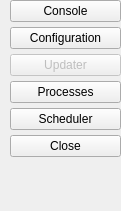
   <widget class="QWidget" name="RightSideWidget" native="true">
    <property name="geometry">
     <rect>
      <x>490</x>
      <y>80</y>
      <width>121</width>
      <height>211</height>
     </rect>
    </property>
    <property name="sizePolicy">
     <sizepolicy hsizetype="Fixed" vsizetype="Fixed">
      <horstretch>0</horstretch>
      <verstretch>0</verstretch>
     </sizepolicy>
    </property>
    <property name="minimumSize">
     <size>
      <width>101</width>
      <height>161</height>
     </size>
    </property>
    <widget class="QWidget" name="layoutWidget">
     <property name="geometry">
      <rect>
       <x>10</x>
       <y>0</y>
       <width>111</width>
       <height>171</height>
      </rect>
     </property>
     <layout class="QVBoxLayout" name="RightsideVBoxLayout" stretch="0,0,0,0,0,0">
      <property name="spacing">
       <number>5</number>
      </property>
      <property name="sizeConstraint">
       <enum>QLayout::SetMinAndMaxSize</enum>
      </property>
      <property name="leftMargin">
       <number>0</number>
      </property>
      <item>
       <widget class="QPushButton" name="pushButton_Console">
        <property name="enabled">
         <bool>true</bool>
        </property>
        <property name="sizePolicy">
         <sizepolicy hsizetype="Minimum" vsizetype="Fixed">
          <horstretch>0</horstretch>
          <verstretch>0</verstretch>
         </sizepolicy>
        </property>
        <property name="toolTip">
         <string>Open Console.</string>
        </property>
        <property name="text">
         <string>Console</string>
        </property>
        <property name="icon">
         <iconset resource="resources/resources.qrc">
          <normaloff>:/console</normaloff>:/console</iconset>
        </property>
        <property name="autoDefault">
         <bool>false</bool>
        </property>
       </widget>
      </item>
      <item>
       <widget class="QPushButton" name="pushButton_Configuration">
        <property name="enabled">
         <bool>true</bool>
        </property>
        <property name="toolTip">
         <string/>
        </property>
        <property name="layoutDirection">
         <enum>Qt::LeftToRight</enum>
        </property>
        <property name="autoFillBackground">
         <bool>false</bool>
        </property>
        <property name="styleSheet">
         <string notr="true"/>
        </property>
        <property name="text">
         <string>Configuration</string>
        </property>
        <property name="icon">
         <iconset resource="resources/resources.qrc">
          <normaloff>:/gear.png</normaloff>:/gear.png</iconset>
        </property>
        <property name="iconSize">
         <size>
          <width>16</width>
          <height>16</height>
         </size>
        </property>
        <property name="autoDefault">
         <bool>false</bool>
        </property>
        <property name="flat">
         <bool>false</bool>
        </property>
       </widget>
      </item>
      <item>
       <widget class="QPushButton" name="pushButton_Updater">
        <property name="enabled">
         <bool>false</bool>
        </property>
        <property name="toolTip">
         <string/>
        </property>
        <property name="text">
         <string>Updater</string>
        </property>
        <property name="icon">
         <iconset resource="resources/resources.qrc">
          <normaloff>:/update-circle.png</normaloff>:/update-circle.png</iconset>
        </property>
        <property name="iconSize">
         <size>
          <width>16</width>
          <height>16</height>
         </size>
        </property>
       </widget>
      </item>
      <item>
       <widget class="QPushButton" name="pushButton_Processes">
        <property name="enabled">
         <bool>true</bool>
        </property>
        <property name="toolTip">
         <string/>
        </property>
        <property name="layoutDirection">
         <enum>Qt::LeftToRight</enum>
        </property>
        <property name="autoFillBackground">
         <bool>false</bool>
        </property>
        <property name="styleSheet">
         <string notr="true"/>
        </property>
        <property name="text">
         <string>Processes</string>
        </property>
        <property name="icon">
         <iconset resource="resources/resources.qrc">
          <normaloff>:/system-monitor.png</normaloff>:/system-monitor.png</iconset>
        </property>
        <property name="iconSize">
         <size>
          <width>16</width>
          <height>16</height>
         </size>
        </property>
        <property name="autoDefault">
         <bool>false</bool>
        </property>
        <property name="flat">
         <bool>false</bool>
        </property>
       </widget>
      </item>
      <item>
       <widget class="QPushButton" name="pushButton_Scheduler">
        <property name="enabled">
         <bool>true</bool>
        </property>
        <property name="toolTip">
         <string/>
        </property>
        <property name="layoutDirection">
         <enum>Qt::LeftToRight</enum>
        </property>
        <property name="autoFillBackground">
         <bool>false</bool>
        </property>
        <property name="styleSheet">
         <string notr="true"/>
        </property>
        <property name="text">
         <string>Scheduler</string>
        </property>
        <property name="icon">
         <iconset resource="resources/resources.qrc">
          <normaloff>:/clock-history.png</normaloff>:/clock-history.png</iconset>
        </property>
        <property name="iconSize">
         <size>
          <width>16</width>
          <height>16</height>
         </size>
        </property>
        <property name="autoDefault">
         <bool>false</bool>
        </property>
        <property name="flat">
         <bool>false</bool>
        </property>
       </widget>
      </item>
      <item>
       <widget class="QPushButton" name="pushButton_Close">
        <property name="enabled">
         <bool>true</bool>
        </property>
        <property name="toolTip">
         <string>Close to tray.</string>
        </property>
        <property name="text">
         <string>Close</string>
        </property>
        <property name="icon">
         <iconset resource="resources/resources.qrc">
          <normaloff>:/quit.png</normaloff>:/quit.png</iconset>
        </property>
       </widget>
      </item>
     </layout>
     <zorder>pushButton_Scheduler</zorder>
     <zorder>pushButton_Configuration</zorder>
     <zorder>pushButton_Console</zorder>
     <zorder>pushButton_Close</zorder>
     <zorder>pushButton_Updater</zorder>
     <zorder>pushButton_Processes</zorder>
    </widget>
   </widget>
